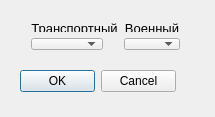
<?xml version="1.0" encoding="UTF-8"?>
<ui version="4.0">
 <class>Input2Index</class>
 <widget class="QWidget" name="Input2Index">
  <property name="geometry">
   <rect>
    <x>0</x>
    <y>0</y>
    <width>215</width>
    <height>117</height>
   </rect>
  </property>
  <property name="windowTitle">
   <string>Input2Index</string>
  </property>
  <widget class="QWidget" name="formLayoutWidget">
   <property name="geometry">
    <rect>
     <x>20</x>
     <y>10</y>
     <width>171</width>
     <height>51</height>
    </rect>
   </property>
   <layout class="QFormLayout" name="formLayout">
    <item row="0" column="0">
     <widget class="QLabel" name="label">
      <property name="text">
       <string>&lt;html&gt;&lt;head/&gt;&lt;body&gt;&lt;p align=&quot;center&quot;&gt;&lt;span style=&quot; font-size:10pt;&quot;&gt;Транспортный&lt;/span&gt;&lt;/p&gt;&lt;/body&gt;&lt;/html&gt;</string>
      </property>
     </widget>
    </item>
    <item row="0" column="1">
     <widget class="QLabel" name="label_2">
      <property name="text">
       <string>&lt;html&gt;&lt;head/&gt;&lt;body&gt;&lt;p align=&quot;center&quot;&gt;&lt;span style=&quot; font-size:10pt;&quot;&gt;Военный&lt;/span&gt;&lt;/p&gt;&lt;/body&gt;&lt;/html&gt;</string>
      </property>
     </widget>
    </item>
    <item row="1" column="0">
     <widget class="QComboBox" name="TransportBox"/>
    </item>
    <item row="1" column="1">
     <widget class="QComboBox" name="WarBox"/>
    </item>
   </layout>
  </widget>
  <widget class="QDialogButtonBox" name="buttonBox">
   <property name="geometry">
    <rect>
     <x>20</x>
     <y>70</y>
     <width>156</width>
     <height>23</height>
    </rect>
   </property>
   <property name="standardButtons">
    <set>QDialogButtonBox::Cancel|QDialogButtonBox::Ok</set>
   </property>
  </widget>
 </widget>
 <layoutdefault spacing="6" margin="11"/>
 <resources/>
 <connections/>
</ui>
